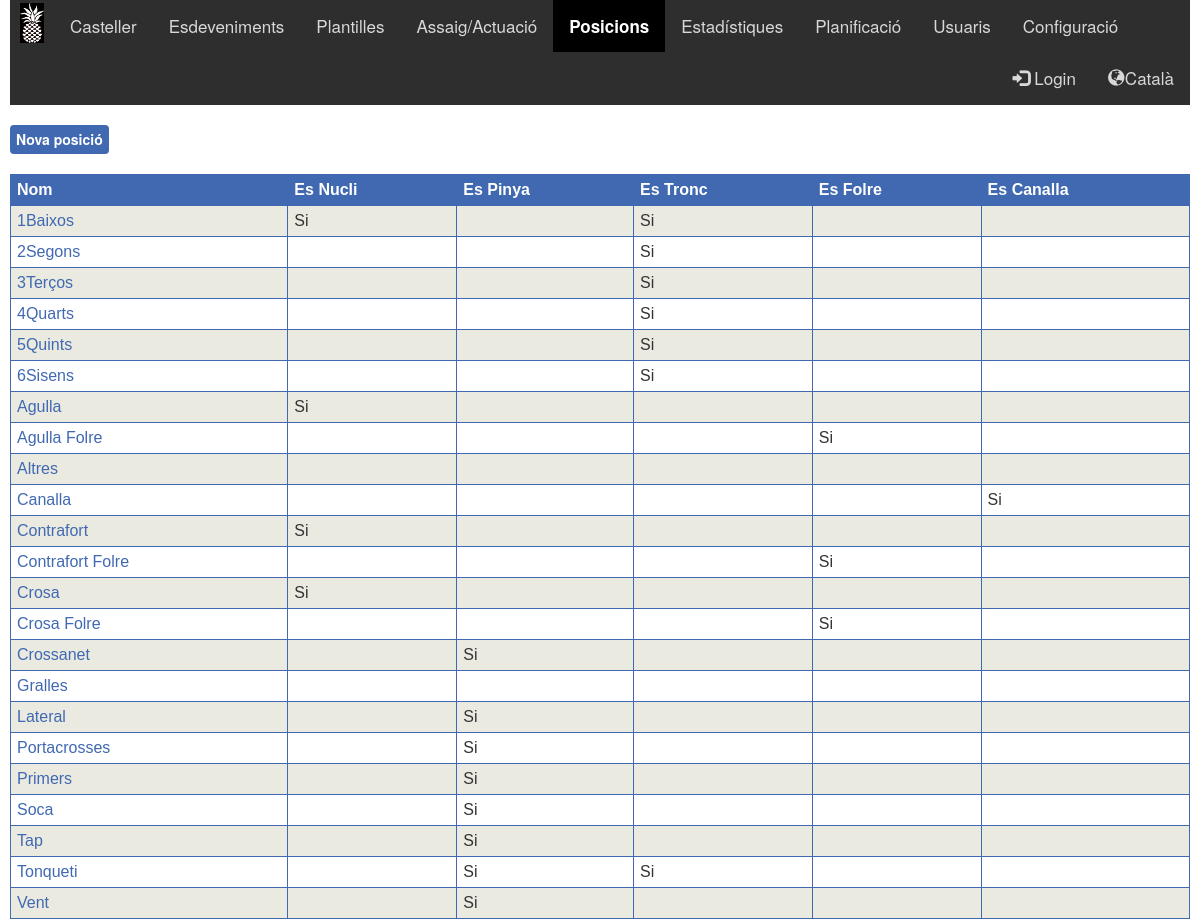
The app's page /Posicio.php (signed in) with its own data.
### tables this page shows
CREATE TABLE `POSICIO` (
  `Posicio_ID` int(11) NOT NULL,
  `Nom` varchar(20) NOT NULL,
  `EsNucli` tinyint(1) NOT NULL,
  `EsCordo` tinyint(1) NOT NULL,
  `EsTronc` tinyint(1) NOT NULL,
  `COLORFONS` char(7) NOT NULL,
  `COLORTEXT` char(7) NOT NULL,
  `ESFOLRE` bit(1) DEFAULT NULL,
  `ESCANALLA` tinyint(1) DEFAULT NULL,
  `COLORCAMISA` char(7) NOT NULL
);

### Posicio.php (the view, shortened to what this page needs)
<html>
<head>
</head>
<?php include "$_SERVER[DOCUMENT_ROOT]/pinyator/Style.php";?>
<body>
<?php $menu=7; include "$_SERVER[DOCUMENT_ROOT]/pinyator/Menu.php";?>
	<table class="butons">
	<tr>
		<th><a href="Posicio_Fitxa.php" class="boto" ><?php echo _("Nova posició"); ?></a></th>
	</tr>
	</table>
	<br>
	<table class="llistes" style="width:100%">
		<tr class="llistes">
			<th class="llistes"><?php echo _("Nom"); ?></th>
			<th class="llistes"><?php echo _("Es Nucli"); ?></th>
			<th class="llistes"><?php echo _("Es Pinya"); ?></th>
			<th class="llistes"><?php echo _("Es Tronc"); ?></th>
			<th class="llistes"><?php echo _("Es Folre"); ?></th>
			<th class="llistes"><?php echo _("Es Canalla"); ?></th>
		</tr>
<?php
	include "$_SERVER[DOCUMENT_ROOT]/pinyator/Connexio.php";
	$sql="SELECT P.NOM, P.POSICIO_ID,
	P.ESNUCLI, P.ESCORDO, P.ESTRONC, P.ESFOLRE, P.ESCANALLA
	FROM POSICIO AS P
	ORDER BY NOM";
	$result = mysqli_query($conn, $sql);
	if (mysqli_num_rows($result) > 0)
	{
		while($row = mysqli_fetch_assoc($result))
		{
			echo "<tr class='llistes'>
			<td class='llistes'><a href='Posicio_Fitxa.php?id=".$row["POSICIO_ID"]."'>".$row["NOM"]."</a></td>
			<td class='llistes'>".retornaText($row["ESNUCLI"])."</td>
			<td class='llistes'>".retornaText($row["ESCORDO"])."</td>
			<td class='llistes'>".retornaText($row["ESTRONC"])."</td>
			<td class='llistes'>".retornaText($row["ESFOLRE"])."</td>
			<td class='llistes'>".retornaText($row["ESCANALLA"])."</td>
			</tr>";
		}
	}
	else if (mysqli_error($conn) != "")
	{
		echo "Error: " . $sql . "<br>" . mysqli_error($conn);
	}
function retornaText($valor)
{
	if ($valor == 1)
	{
		return "Si";
	}
	else
	{
		return "";
	}
}
?>
	</table>
</body>
</html>

### Style_Custom.css (style rules this page uses)
table.butons { border: 0px; width: 80%; }
table.llistes { font-family: arial, sans-serif; border-collapse: collapse; width: 100%; }
th.llistes { border: 1px solid #4069B2; text-align: left; padding: 6px; background-color: #4069B2; color: #FFF; }
td.llistes { border: 1px solid #4069B2; text-align: left; padding: 6px; }
tr.llistes:nth-child(even) { background-color: #eaeae1; }
td.llistes a { color: #4069B2; }
.boto { display: inline-block; padding: 2px 6px; font-size: 14px; line-height: 1.8; vertical-align: bottom; -webkit-appearance: none; -moz-appearance: none; appearance: none; -webkit-box-shadow: none; -moz-box-shadow: none; box-shadow: none; -webkit-border-radius: 0; -moz-border-radius: 0; border-radius: 4px; color: #FFF; background-color: #4069B2; border-color:#1D51B2; border: none; text-align: center; white-space: nowrap; vertical-align: middle; cursor: pointer; -moz-user-select: none; background-image: none; font-weight: bold; }

### records on screen
posicio: Nom "1Baixos", EsNucli "Si", EsTronc "Si"
posicio: Nom "2Segons", EsTronc "Si"
posicio: Nom "3Terços", EsTronc "Si"
posicio: Nom "4Quarts", EsTronc "Si"
posicio: Nom "5Quints", EsTronc "Si"
posicio: Nom "6Sisens", EsTronc "Si"
posicio: Nom "Agulla", EsNucli "Si"
posicio: Nom "Agulla Folre", ESFOLRE "Si"
posicio: Nom "Altres"
posicio: Nom "Canalla", ESCANALLA "Si"
posicio: Nom "Contrafort", EsNucli "Si"
posicio: Nom "Contrafort Folre", ESFOLRE "Si"
posicio: Nom "Crosa", EsNucli "Si"
posicio: Nom "Crosa Folre", ESFOLRE "Si"
posicio: Nom "Crossanet", EsCordo "Si"
posicio: Nom "Gralles"
posicio: Nom "Lateral", EsCordo "Si"
posicio: Nom "Portacrosses", EsCordo "Si"
posicio: Nom "Primers", EsCordo "Si"
posicio: Nom "Soca", EsCordo "Si"
posicio: Nom "Tap", EsCordo "Si"
posicio: Nom "Tonqueti", EsCordo "Si", EsTronc "Si"
posicio: Nom "Vent", EsCordo "Si"

### other values on screen
_('Esdeveniments') "Esdeveniments"
_('Plantilles') "Plantilles"
_('Assaig/Actuació') "Assaig/Actuació"
_('Posicions') "Posicions"
_('Estadístiques') "Estadístiques"
_('Planificació') "Planificació"
_('Usuaris') "Usuaris"
_('Configuració') "Configuració"
$altLangName "Català"
_("Nova posició") "Nova posició"
_("Nom") "Nom"
_("Es Nucli") "Es Nucli"
_("Es Pinya") "Es Pinya"
_("Es Tronc") "Es Tronc"
_("Es Folre") "Es Folre"
